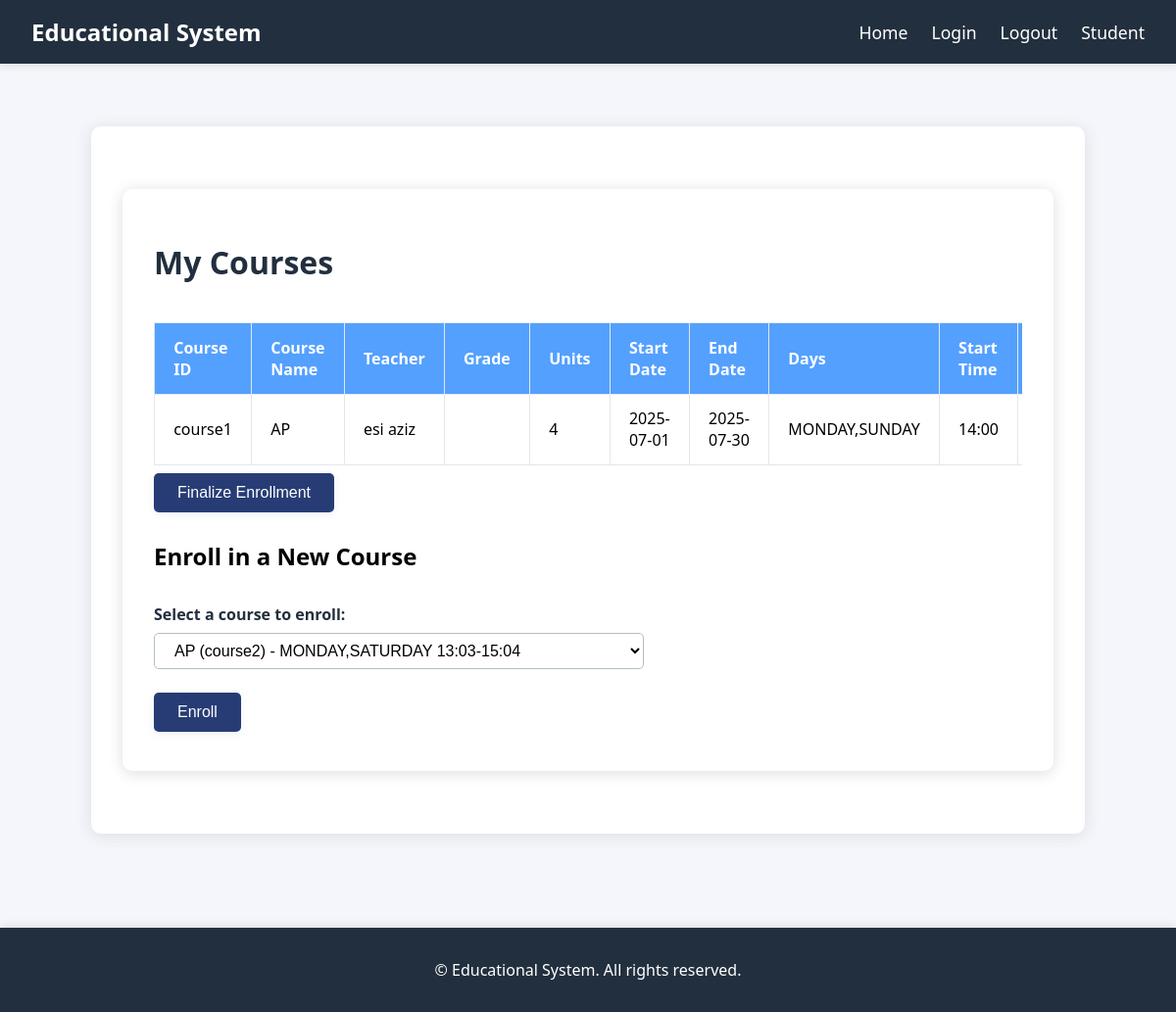
/student/courses (signed in), run on the app's committed database.
### src/models/course.py (models this page shows, shortened)
class Course(db.Model):
    __tablename__ = "courses"
    id = db.Column(db.Integer, primary_key=True)
    course_id = db.Column(db.String(8), nullable=False)
    course_name = db.Column(db.String(50), nullable=False)
    course_unit = db.Column(db.Integer, nullable=False, default=2)
    capacity = db.Column(db.Integer, default=30)
    start_date = db.Column(db.Date)
    end_date = db.Column(db.Date)
    days = db.Column(db.String, nullable=False)
    start_time = db.Column(db.Time, nullable=False)
    end_time = db.Column(db.Time, nullable=False)
    teacher_id = db.Column(db.Integer, db.ForeignKey("teachers.id"))
    student_links = db.relationship(
        'StudentsCourses',
        back_populates='course',
        cascade="all, delete-orphan"
    )
    teacher = db.relationship("Teacher", back_populates="courses")

### src/routes/student_routes.py (the view)
@student_bp.route("/courses")
@login_required
@student_required
def show_courses():
    try:
        course_links = current_user.course_links
        enrolled_courses = [link.course for link in course_links]
        grades = [link.grade for link in course_links]
        teachers = [f"{c.teacher.first_name} {c.teacher.last_name}" if c.teacher else "N/A" for c in enrolled_courses]
        courses_info = zip(enrolled_courses, grades, teachers)
        all_courses = Course.query.all()
        enrolled_course_ids = {course.id for course in enrolled_courses}
        available_courses = [course for course in all_courses if course.id not in enrolled_course_ids]
        logger.info(f"Student {current_user.student_id} viewed their courses.")
        return render_template("student/show_courses.html", courses_info=courses_info, available_courses=available_courses)
    except SQLAlchemyError as e:
        logger.error(f"Database error while fetching courses for student {current_user.student_id}: {e}")
        flash("A database error occurred while fetching your courses.", "danger")
        return render_template("student/show_courses.html", courses_info=[], available_courses=[])

### src/__init__.py (called while the page is built)
def create_app():
    app = Flask(__name__)
    app.config.from_object(Config)
    db.init_app(app)
    login_manager.init_app(app)
    @login_manager.user_loader
    def load_user(user_id):
        admin = Admin.query.get(int(user_id))
        if admin and session.get("user_type") == "admin":
            return admin
        teacher = Teacher.query.get(int(user_id))
        if teacher and session.get("user_type") == "teacher":
            return teacher
        return Student.query.get(int(user_id))
    app.register_blueprint(student_bp)
    app.register_blueprint(teacher_bp)
    app.register_blueprint(admin_bp)
    app.register_blueprint(main_bp)
    app.register_blueprint(auth_bp)
    return app

### src/extensions/__init__.py (called while the page is built)
def student_required(f):
    from src.models.student import Student
    @wraps(f)
    def decorated_function(*args,**kwargs):
        if not current_user.is_authenticated:
            flash("Please Log in to access this page.")
            return redirect(url_for("auth.admin"))
        student = Student.query.filter_by(national_id=current_user.national_id).first()
        if not student:
            flash("Student access required.")
            return redirect(url_for("auth.login"))
        return f(*args, **kwargs)
    return decorated_function

### src/models/student.py (called while the page is built)
    @property
    def user_type(self):
        return "student"

### src/utils/logger.py (called while the page is built)
    def _check_date_and_rotate(self):
        now = datetime.now().date()
        if now != self.current_date:
            self.current_date = now
            self._setup_handler()

    def info(self, message):
        self._check_date_and_rotate()
        self.logger.info(message)

### src/templates/student/show_courses.html (shortened to what this page needs)
{% extends "base.html" %}
{% block content %}
<div class="container">
  <h1>My Courses</h1>
  {% if courses_info %}
  <div class="table-container">
    <table class="courses-table table">
      <thead>
        <tr>
          <th>Course ID</th>
          <th>Course Name</th>
          <th>Teacher</th>
          <th>Grade</th>
          <th>Units</th>
          <th>Start Date</th>
          <th>End Date</th>
          <th>Days</th>
          <th>Start Time</th>
          <th>End Time</th>
        </tr>
      </thead>
      <tbody>
        {% for course, grade, teacher in courses_info %}
        <tr>
          <td>{{ course.course_id }}</td>
          <td>{{ course.course_name }}</td>
          <td>{{ teacher }}</td>
          <td>{{ grade if grade is not none else "N/A" }}</td>
          <td>{{ course.course_unit }}</td>
          <td>{{ course.start_date.strftime('%Y-%m-%d') if course.start_date else 'N/A' }}</td>
          <td>{{ course.end_date.strftime('%Y-%m-%d') if course.end_date else 'N/A' }}</td>
          <td>{{ course.days }}</td>
          <td>{{ course.start_time.strftime('%H:%M') if course.start_time else 'N/A' }}</td>
          <td>{{ course.end_time.strftime('%H:%M') if course.end_time else 'N/A' }}</td>
        </tr>
        {% endfor %}
      </tbody>
    </table>
  </div>
  <form method="post" action="{{ url_for('student.finalize_enrollment') }}">
      <button type="submit" class="btn">Finalize Enrollment</button>
  </form>
  {% else %}
  <p>You are not enrolled in any courses.</p>
  {% endif %}
  <h2>Enroll in a New Course</h2>
  {% if available_courses %}
  <form method="post" action="{{ url_for('student.enroll_course') }}" class="enroll-form">
    <label for="course_id">Select a course to enroll:</label>
    <select name="course_id" id="course_id" required>
      {% for course in available_courses %}
      <option value="{{ course.id }}">{{ course.course_name }} ({{ course.course_id }}) - {{ course.days }} {{ course.start_time.strftime('%H:%M') }}-{{ course.end_time.strftime('%H:%M') }}</option>
      {% endfor %}
    </select>
    <button type="submit" class="btn enroll-button">Enroll</button>
  </form>
  {% else %}
  <p>No available courses to enroll.</p>
  {% endif %}
</div>
{% endblock %}

### src/static/css/style.css (style rules this page uses)
body { font-family: 'Segoe UI', Arial, sans-serif; background: #f4f6fb; margin: 0; padding: 0; }
.courses-table { border-collapse: collapse; width: 100%; background: #fff; margin-top: 1rem; font-size: 1rem; }
.enroll-form { margin-top: 2rem; display: flex; flex-direction: column; max-width: 500px; }
.enroll-form label { margin-bottom: 0.5rem; font-weight: 600; color: #222f3e; }
.enroll-form select { padding: 0.5rem 1rem; border: 1px solid #b2bec3; border-radius: 5px; font-size: 1rem; margin-bottom: 1rem; background: #fff; transition: border-color 0.2s; }
.enroll-button { align-self: flex-start; display: inline-block; background: #273c75; color: #fff; padding: 0.7rem 1.5rem; border-radius: 5px; text-decoration: none; font-size: 1rem; border: none; cursor: pointer; font-weight: 500; margin: 0.5rem 0.5rem 0.5rem 0; box-shadow: 0 2px 8px rgba(39,60,117,0.08); transition: background 0.2s, box-shadow 0.2s, transform 0.1s; }
.container { max-width: 950px; margin: 2rem auto; background: #fff; border-radius: 10px; box-shadow: 0 2px 16px #dcdde1; padding: 2rem; }
h1 { color: #222f3e; margin-bottom: 1.5rem; }
table { border-collapse: collapse; width: 100%; background: #fff; margin-top: 1rem; font-size: 1rem; }
th, td { padding: 0.85rem 1.2rem; border: 1px solid #e1e8ed; text-align: left; }
th { background: #54a0ff; color: #fff; font-weight: 600; }
.btn { display: inline-block; background: #273c75; color: #fff; padding: 0.7rem 1.5rem; border-radius: 5px; text-decoration: none; font-size: 1rem; border: none; cursor: pointer; font-weight: 500; margin: 0.5rem 0.5rem 0.5rem 0; box-shadow: 0 2px 8px rgba(39,60,117,0.08); transition: background 0.2s, box-shadow 0.2s, transform 0.1s; }
.table-container { overflow-x: auto; max-width: 100%; }

### data on the page
Course: course_id "course1", course_name "AP", teacher "esi aziz", course_unit "4", start_date "2025-07-01", end_date "2025-07-30", days "MONDAY,SUNDAY", start_time "14:00"

### other printed values
form field course_id "AP (course2) - MONDAY,SATURDAY 13:03-15:04"
